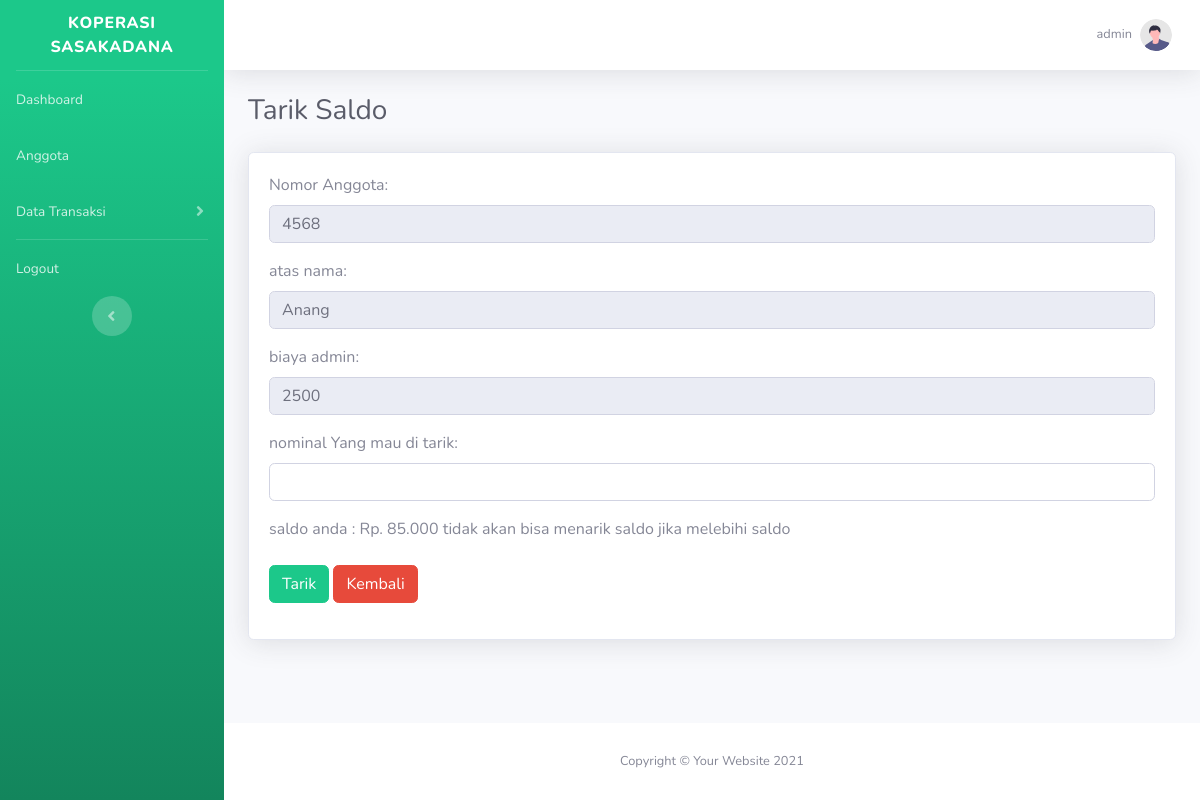
The page /out_simpanan.php?id=12 (signed in) on the database its author committed.
### tables this page shows
CREATE TABLE `anggota` (
  `kode` varchar(4) NOT NULL,
  `nama` varchar(255) NOT NULL,
  `instansi` varchar(255) NOT NULL,
  `trash` tinyint(2) NOT NULL
);

CREATE TABLE `simpanan` (
  `simpananid` int(11) NOT NULL,
  `kode` varchar(255) NOT NULL,
  `total` varchar(255) NOT NULL,
  `tgl` varchar(1000) NOT NULL
);

### out_simpanan.php (the view, shortened to what this page needs)
<?php
include 'components/head.php';
include_once("config.php");
?>
<?php
$id = $_GET['id'];
$result = mysqli_query($conn, "SELECT * FROM anggota INNER JOIN simpanan ON simpanan.kode = anggota.kode  WHERE trash='0' AND simpananid=$id");
while($user_data = mysqli_fetch_array($result))
{
    $kode = $user_data['kode'];
    $nama = $user_data['nama'];
    $total = $user_data['total'];
}
$result2 = mysqli_query($conn, "SELECT * FROM biaya ;");
while($data_biaya = mysqli_fetch_array($result2))
{
    $adm2 = $data_biaya['a_nominal'];
}
?>
<body id="page-top">
    <div id="wrapper">
    <?php
        include 'components/sidebar.php';
        ?>
        <div id="content-wrapper" class="d-flex flex-column">
            <div id="content">
                <?php
                include 'components/header.php';
                ?>
                <div class="container-fluid">
                    <div class="d-sm-flex align-items-center justify-content-between mb-4">
                        <h1 class="h3 mb-0 text-gray-800">Tarik Saldo</h1>
                    </div>
                    <div class="card shadow mb-4">
                                <div class="card-body">
                                <form action="out_simpanan.php" method="post" name="form1">
                                <div class="form-group">
                                    <label class="form-label"> Nomor Anggota:</label>
                                    <input class="form-control" type="text" id="anggotaid" name="anggotaid" value=<?php echo $kode;?> readonly>
                                </div>
                                <div class="form-group">
                                    <label class="form-label"> atas nama:</label>
                                    <input class="form-control" type="text" id="nama" name="nama" value=<?php echo $nama;?> readonly>
                                </div>
                                <div class="form-group">
                                    <label class="form-label"> biaya admin:</label>
                                    <input class="form-control" type="text" id="admin2" name="admin2"value=<?php echo $adm2;?> readonly>
                                </div>
                                <div class="form-group">
                                    <label class="form-label"> nominal Yang mau di tarik:</label>
                                    <input class="form-control" type="text" id="nominal" name="nominal">
                                </div>
                                <div class="form-group">
                                    <label class="form-label"> saldo anda : Rp. <?php echo number_format($total, 0, ',', '.');?> tidak akan bisa menarik saldo jika melebihi saldo</label>
                                </div>
                                <div class="form-group">
                                <input class="btn btn-success" type="submit" name="update" value="Tarik">
				                <a href="simpanan.php" class="btn btn-danger">Kembali</a>
                                </div>
                                </form>
                        </div>
                </div>
                </div>
            </div>
            <?php
            include 'components/footer.php';
            ?>
</body>
</html>

### rows shown on the page
anggota: anggotaid "4568", nama "Anang", simpanan.total "85.000"

### other values the page prints
$_SESSION['username'] "admin"
